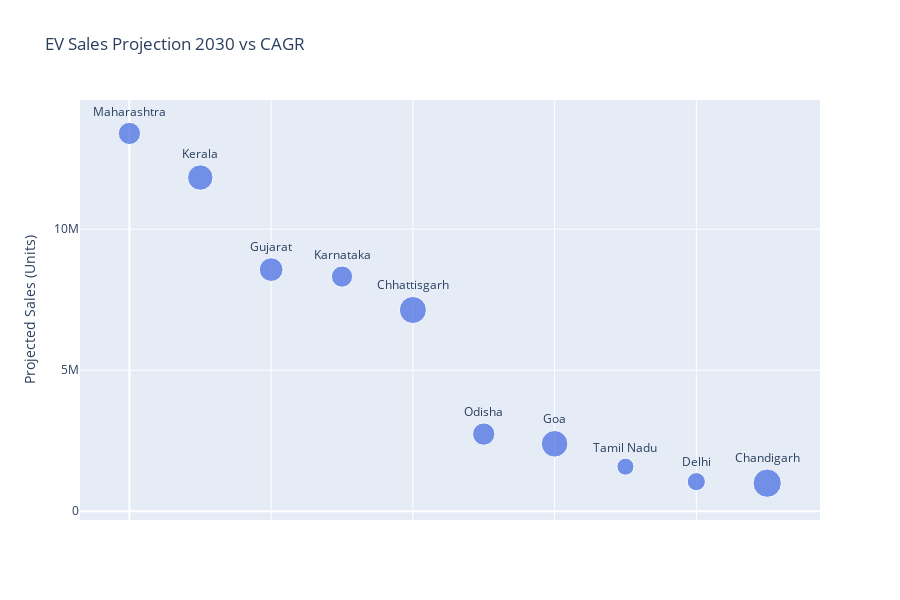

This figure's notebook cell:
### Code cell
# Create bubble chart using plotly express
fig = px.scatter(
    proj_df,
    x=range(len(proj_df)),
    y="Projected_Sales_2030",
    size=[
        cagr_dict[state] * 100 for state in proj_df["State"]
    ],  # Convert CAGR to percentage
    text="State",
    title="EV Sales Projection 2030 vs CAGR",
    labels={"x": "", "y": "Projected Sales 2030", "size": "CAGR (%)"},
)

# Customize layout
fig.update_traces(
    textposition="top center",
    marker=dict(color="royalblue"),
)

fig.update_layout(
    showlegend=False,
    xaxis={"showticklabels": False},
    yaxis_title="Projected Sales (Units)",
    height=600,
    width=900,
)

# Format y-axis labels to millions
fig.update_layout(
    yaxis=dict(
        tickformat=".2s",
        ticktext=["0", "5M", "10M", "15M", "20M", "25M", "30M"],
        tickvals=[0, 5e6, 10e6, 15e6, 20e6, 25e6, 30e6],
    )
)

fig.show()

### Figure 1 — Plotly figure (JSON) as saved in the notebook; plotly's stock layout.template omitted (floating-point values rounded to 4 significant figures)
{"data": [{"hovertemplate": "=%{x}<br>Projected_Sales_2030=%{y}<br>CAGR (%)=%{marker.size}<br>State=%{text}<extra></extra>", "legendgroup": "", "marker": {"color": "royalblue", "size": [102.0, 133.0, 116.0, 93.0, 151.0, 103.0, 146.0, 60.0, 68.0, 165.0], "sizemode": "area", "sizeref": 0.4125, "symbol": "circle"}, "mode": "markers+text", "name": "", "orientation": "v", "showlegend": false, "text": ["Maharashtra", "Kerala", "Gujarat", "Karnataka", "Chhattisgarh", "Odisha", "Goa", "Tamil Nadu", "Delhi", "Chandigarh"], "textposition": "top center", "type": "scatter", "x": [0, 1, 2, 3, 4, 5, 6, 7, 8, 9], "xaxis": "x", "y": [13400000.0, 11830000.0, 8567000.0, 8320000.0, 7137000.0, 2737000.0, 2393000.0, 1582000.0, 1050000.0, 996400.0], "yaxis": "y"}], "layout": {"height": 600, "legend": {"itemsizing": "constant", "tracegroupgap": 0}, "showlegend": false, "title": {"text": "EV Sales Projection 2030 vs CAGR"}, "width": 900, "xaxis": {"anchor": "y", "domain": [0, 1], "showticklabels": false, "title": {"text": ""}}, "yaxis": {"anchor": "x", "domain": [0, 1], "tickformat": ".2s", "ticktext": ["0", "5M", "10M", "15M", "20M", "25M", "30M"], "tickvals": [0, 5000000, 10000000, 15000000, 20000000, 25000000, 30000000], "title": {"text": "Projected Sales (Units)"}}}}
